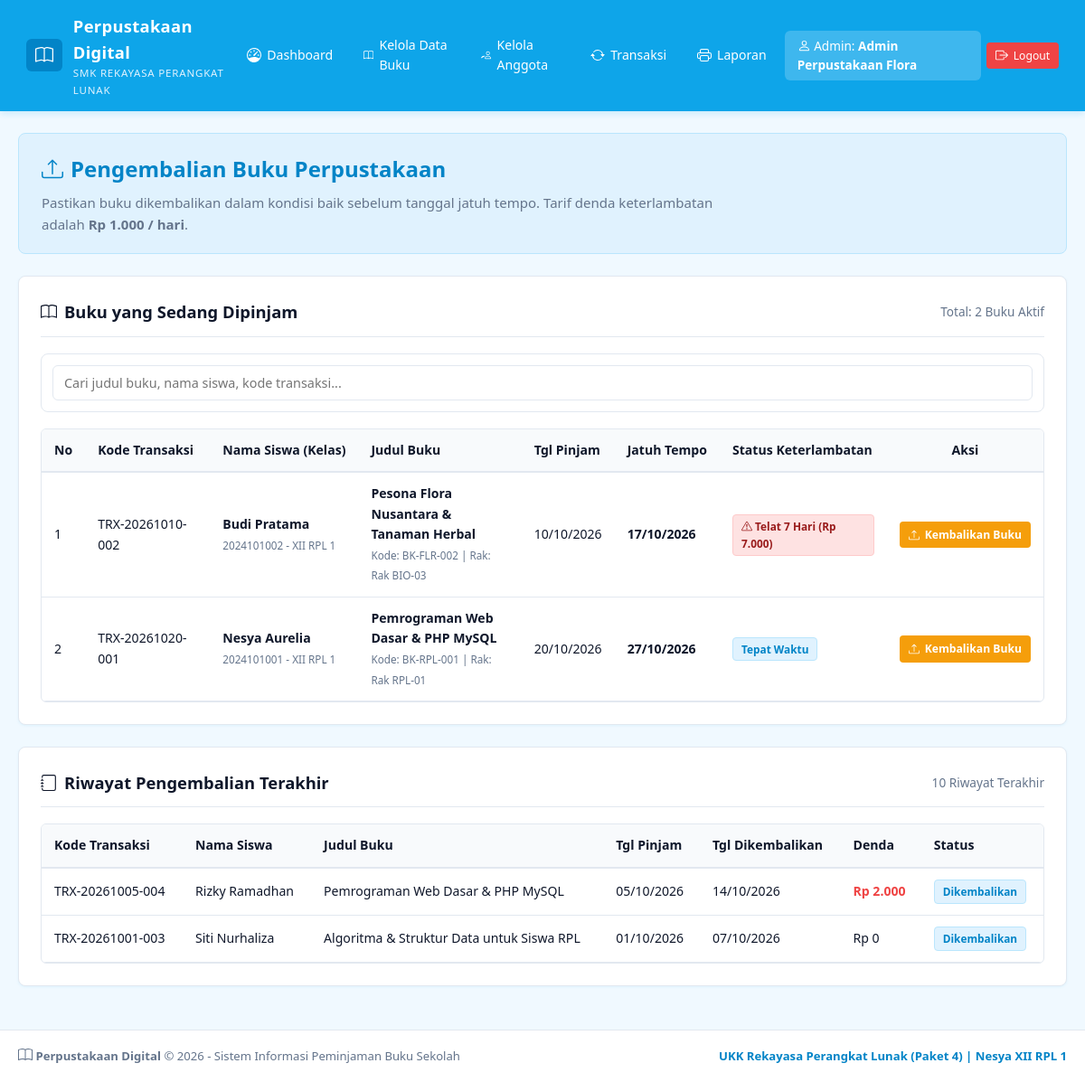
The app's page /pengembalian.php (signed in) with its own data.
### tables this page shows
CREATE TABLE `transaksi` (
  `id_transaksi` INT(11) NOT NULL AUTO_INCREMENT,
  `kode_transaksi` VARCHAR(30) NOT NULL UNIQUE,
  `id_user` INT(11) NOT NULL,
  `id_buku` INT(11) NOT NULL,
  `tgl_pinjam` DATE NOT NULL,
  `tgl_jatuh_tempo` DATE NOT NULL,
  `tgl_kembali` DATE DEFAULT NULL,
  `status` ENUM('menunggu','dipinjam','dikembalikan','ditolak') NOT NULL DEFAULT 'dipinjam',
  `denda` INT(11) NOT NULL DEFAULT 0,
  `catatan` TEXT DEFAULT NULL,
  `created_at` TIMESTAMP NOT NULL DEFAULT CURRENT_TIMESTAMP,
  PRIMARY KEY (`id_transaksi`),
  KEY `id_user` (`id_user`),
  KEY `id_buku` (`id_buku`),
  CONSTRAINT `fk_transaksi_user` FOREIGN KEY (`id_user`) REFERENCES `users` (`id_user`) ON DELETE CASCADE ON UPDATE CASCADE,
  CONSTRAINT `fk_transaksi_buku` FOREIGN KEY (`id_buku`) REFERENCES `buku` (`id_buku`) ON DELETE CASCADE ON UPDATE CASCADE
);

CREATE TABLE `users` (
  `id_user` INT(11) NOT NULL AUTO_INCREMENT,
  `nis_nip` VARCHAR(30) NOT NULL,
  `nama_lengkap` VARCHAR(100) NOT NULL,
  `username` VARCHAR(50) NOT NULL UNIQUE,
  `password` VARCHAR(255) NOT NULL,
  `level` ENUM('admin','siswa') NOT NULL DEFAULT 'siswa',
  `kelas` VARCHAR(20) DEFAULT NULL,
  `jurusan` VARCHAR(50) DEFAULT NULL,
  `telepon` VARCHAR(20) DEFAULT NULL,
  `alamat` TEXT DEFAULT NULL,
  `status_aktif` ENUM('aktif','nonaktif') NOT NULL DEFAULT 'aktif',
  `created_at` TIMESTAMP NOT NULL DEFAULT CURRENT_TIMESTAMP,
  PRIMARY KEY (`id_user`)
);

CREATE TABLE `buku` (
  `id_buku` INT(11) NOT NULL AUTO_INCREMENT,
  `kode_buku` VARCHAR(20) NOT NULL UNIQUE,
  `judul` VARCHAR(150) NOT NULL,
  `id_kategori` INT(11) NOT NULL,
  `pengarang` VARCHAR(100) NOT NULL,
  `penerbit` VARCHAR(100) NOT NULL,
  `tahun_terbit` INT(4) NOT NULL,
  `isbn` VARCHAR(30) DEFAULT NULL,
  `jumlah_buku` INT(5) NOT NULL DEFAULT 1,
  `sisa_buku` INT(5) NOT NULL DEFAULT 1,
  `lokasi_rak` VARCHAR(30) NOT NULL DEFAULT 'Rak A1',
  `deskripsi` TEXT DEFAULT NULL,
  `gambar` VARCHAR(255) DEFAULT 'default-book.png',
  `created_at` TIMESTAMP NOT NULL DEFAULT CURRENT_TIMESTAMP,
  PRIMARY KEY (`id_buku`),
  KEY `id_kategori` (`id_kategori`),
  CONSTRAINT `fk_buku_kategori` FOREIGN KEY (`id_kategori`) REFERENCES `kategori` (`id_kategori`) ON DELETE CASCADE ON UPDATE CASCADE
);

### includes/fungsi.php (called while the page is built, shortened)
<?php
require_once __DIR__ . '/icons.php';
function e($teks) {
    return htmlspecialchars((string)($teks ?? ''));
}
function q($sql) {
    global $koneksi;
    return mysqli_query($koneksi, $sql);
}
function semua($sql) {
    $hasil = q($sql);
    $data = [];
    if ($hasil) {
        while ($baris = mysqli_fetch_assoc($hasil)) {
            $data[] = $baris;
        }
    }
    return $data;
}
function tgl($tanggal, $format = 'd/m/Y') {
    return $tanggal ? date($format, strtotime($tanggal)) : '-';
}
function rp($angka) {
    return 'Rp ' . number_format((int)$angka, 0, ',', '.');
}
function hitung_denda($jatuh_tempo) {
    $hari = max(0, (int)floor((strtotime(date('Y-m-d')) - strtotime($jatuh_tempo)) / 86400));
    return [$hari, $hari * 1000];
}

### pengembalian.php (the view, shortened to what this page needs)
<?php
$role         = $_SESSION['level'];
$user_id      = $_SESSION['id_user'];
$where = $role === 'admin' ? "" : "AND t.id_user = $user_id";
$pinjam = semua("SELECT t.*, u.nama_lengkap, u.nis_nip, u.kelas, b.judul, b.kode_buku, b.lokasi_rak
                 FROM transaksi t
                 JOIN users u ON t.id_user = u.id_user
                 JOIN buku b ON t.id_buku = b.id_buku
                 WHERE t.status = 'dipinjam' $where
                 ORDER BY t.tgl_jatuh_tempo ASC");
$riwayat = semua("SELECT t.*, u.nama_lengkap, b.judul
                  FROM transaksi t
                  JOIN users u ON t.id_user = u.id_user
                  JOIN buku b ON t.id_buku = b.id_buku
                  WHERE t.status = 'dikembalikan' $where
                  ORDER BY t.tgl_kembali DESC LIMIT 10");
require_once __DIR__ . '/includes/header.php';
?>
<div class="flora-hero" style="padding: 20px 25px;">
  <h2><?= bi('upload', 24); ?> Pengembalian Buku Perpustakaan</h2>
  <p>
    Pastikan buku dikembalikan dalam kondisi baik sebelum tanggal jatuh tempo.
    Tarif denda keterlambatan adalah <strong>Rp 1.000 / hari</strong>.
  </p>
</div>
<div class="card">
  <div class="card-header">
    <div class="card-title"><?= bi('book', 18); ?> Buku yang Sedang Dipinjam</div>
    <span style="font-size: 0.85rem; color: var(--text-muted);">
      Total: <?= count($pinjam); ?> Buku Aktif
    </span>
  </div>
  <div class="filter-bar">
    <div class="search-input-wrapper">
      <input type="text" id="tableSearch" class="form-control"
             placeholder="Cari judul buku, nama siswa, kode transaksi...">
    </div>
  </div>
  <div class="table-responsive">
    <table class="live-table">
      <thead>
        <tr>
          <th>No</th>
          <th>Kode Transaksi</th>
          <?php if ($role === 'admin'): ?><th>Nama Siswa (Kelas)</th><?php endif; ?>
          <th>Judul Buku</th>
          <th>Tgl Pinjam</th>
          <th>Jatuh Tempo</th>
          <th>Status Keterlambatan</th>
          <th style="text-align: center;">Aksi</th>
        </tr>
      </thead>
      <tbody>
        <?php if (!$pinjam): ?>
          <tr>
            <td colspan="<?= $role === 'admin' ? 8 : 7; ?>" style="text-align: center; color: var(--text-muted); padding: 25px;">
              Tidak ada buku yang sedang dipinjam saat ini.
            </td>
          </tr>
        <?php else: $no = 1; foreach ($pinjam as $row): ?>
          <?php [$hari, $denda] = hitung_denda($row['tgl_jatuh_tempo']); ?>
          <tr>
            <td><?= $no++; ?></td>
            <td><code><?= e($row['kode_transaksi']); ?></code></td>
            <?php if ($role === 'admin'): ?>
              <td>
                <strong><?= e($row['nama_lengkap']); ?></strong><br>
                <small style="color: var(--text-muted);">
                  <?= e($row['nis_nip']); ?> - <?= e($row['kelas'] ?? '-'); ?>
                </small>
              </td>
            <?php endif; ?>
            <td>
              <strong><?= e($row['judul']); ?></strong><br>
              <small style="color: var(--text-muted);">
                Kode: <?= e($row['kode_buku']); ?> | Rak: <?= e($row['lokasi_rak']); ?>
              </small>
            </td>
            <td><?= tgl($row['tgl_pinjam']); ?></td>
            <td><strong><?= tgl($row['tgl_jatuh_tempo']); ?></strong></td>
            <td>
              <?php if ($hari > 0): ?>
                <span class="badge badge-ditolak">
                  <?= bi('exclamation', 12); ?> Telat <?= $hari; ?> Hari (<?= rp($denda); ?>)
                </span>
              <?php else: ?>
                <span class="badge badge-dikembalikan">Tepat Waktu</span>
              <?php endif; ?>
            </td>
            <td style="text-align: center; white-space: nowrap;">
              <a href="pengembalian.php?id=<?= $row['id_transaksi']; ?>" class="btn btn-warning btn-sm"
                 onclick="return confirm('Proses pengembalian buku ini?');">
                <?= bi('upload', 12); ?> Kembalikan Buku
              </a>
            </td>
          </tr>
        <?php endforeach; endif; ?>
      </tbody>
    </table>
  </div>
</div>
<div class="card">
  <div class="card-header">
    <div class="card-title"><?= bi('journal', 18); ?> Riwayat Pengembalian Terakhir</div>
    <span style="font-size: 0.85rem; color: var(--text-muted);">10 Riwayat Terakhir</span>
  </div>
  <div class="table-responsive">
    <table>
      <thead>
        <tr>
          <th>Kode Transaksi</th>
          <?php if ($role === 'admin'): ?><th>Nama Siswa</th><?php endif; ?>
          <th>Judul Buku</th>
          <th>Tgl Pinjam</th>
          <th>Tgl Dikembalikan</th>
          <th>Denda</th>
          <th>Status</th>
        </tr>
      </thead>
      <tbody>
        <?php if (!$riwayat): ?>
          <tr>
            <td colspan="<?= $role === 'admin' ? 7 : 6; ?>" style="text-align: center; color: var(--text-muted); padding: 20px;">
              Belum ada riwayat pengembalian buku.
            </td>
          </tr>
        <?php else: foreach ($riwayat as $r): ?>
          <tr>
            <td><code><?= e($r['kode_transaksi']); ?></code></td>
            <?php if ($role === 'admin'): ?><td><?= e($r['nama_lengkap']); ?></td><?php endif; ?>
            <td><?= e($r['judul']); ?></td>
            <td><?= tgl($r['tgl_pinjam']); ?></td>
            <td><?= tgl($r['tgl_kembali']); ?></td>
            <td>
              <?= $r['denda'] > 0
                  ? '<strong style="color:var(--danger);">' . rp($r['denda']) . '</strong>'
                  : 'Rp 0'; ?>
            </td>
            <td><span class="badge badge-dikembalikan">Dikembalikan</span></td>
          </tr>
        <?php endforeach; endif; ?>
      </tbody>
    </table>
  </div>
</div>
<?php require_once __DIR__ . '/includes/footer.php'; ?>

### includes/icons.php (shortened to what this page needs)
<?php
function bi($name, $size = 16, $class = '') {
    $class_attr = $class ? ' ' . htmlspecialchars($class) : '';
    $style = "width: {$size}px; height: {$size}px; vertical-align: -0.15em; fill: currentColor; display: inline-block;";
    switch ($name) {
        case 'book':
        case 'buku':
            return '<svg class="bi' . $class_attr . '" style="' . $style . '" viewBox="0 0 16 16"><path d="M1 2.828c.885-.37 2.154-.769 3.388-.893 1.33-.134 2.458.063 3.112.752v9.746c-.935-.53-2.12-.603-3.213-.493-1.18.12-2.37.461-3.287.811V2.828zm7.5-.141c.654-.689 1.782-.886 3.112-.752 1.234.124 2.503.523 3.388.893v9.923c-.918-.35-2.107-.692-3.287-.81-1.094-.111-2.278-.039-3.213.492V2.687zM8 1.783C7.015.936 5.587.81 4.287.94c-1.514.153-3.042.672-3.994 1.105A.5.5 0 0 0 0 2.5v11a.5.5 0 0 0 .707.455c.882-.4 2.303-.881 3.68-1.02 1.409-.142 2.59.087 3.223.877a.5.5 0 0 0 .78 0c.633-.79 1.814-1.019 3.222-.877 1.378.139 2.8.62 3.681 1.02A.5.5 0 0 0 16 13.5v-11a.5.5 0 0 0-.293-.455c-.952-.433-2.48-.952-3.994-1.105C10.413.809 8.985.936 8 1.783z"/></svg>';
        case 'journal':
            return '<svg class="bi' . $class_attr . '" style="' . $style . '" viewBox="0 0 16 16"><path d="M3 0h10a2 2 0 0 1 2 2v12a2 2 0 0 1-2 2H3a2 2 0 0 1-2-2v-1h1v1a1 1 0 0 0 1 1h10a1 1 0 0 0 1-1V2a1 1 0 0 0-1-1H3a1 1 0 0 0-1 1v1H1V2a2 2 0 0 1 2-2z"/><path d="M1 5v-.5a.5.5 0 0 1 1 0V5h.5a.5.5 0 0 1 0 1h-2a.5.5 0 0 1 0-1H1zm0 3v-.5a.5.5 0 0 1 1 0V8h.5a.5.5 0 0 1 0 1h-2a.5.5 0 0 1 0-1H1zm0 3v-.5a.5.5 0 0 1 1 0v.5h.5a.5.5 0 0 1 0 1h-2a.5.5 0 0 1 0-1H1z"/></svg>';
        case 'dashboard':
        case 'speedometer':
            return '<svg class="bi' . $class_attr . '" style="' . $style . '" viewBox="0 0 16 16"><path d="M8 2a.5.5 0 0 1 .5.5V4a.5.5 0 0 1-1 0V2.5A.5.5 0 0 1 8 2zM3.732 3.732a.5.5 0 0 1 .707 0l.915.914a.5.5 0 1 1-.708.708l-.914-.915a.5.5 0 0 1 0-.707zM2 8a.5.5 0 0 1 .5-.5h1.586a.5.5 0 0 1 0 1H2.5A.5.5 0 0 1 2 8zm9.5 0a.5.5 0 0 1 .5-.5h1.5a.5.5 0 0 1 0 1H12a.5.5 0 0 1-.5-.5zm.754-4.246a.389.389 0 0 0-.527-.02L7.547 7.31A.91.91 0 1 0 8.85 8.569l3.434-4.297a.389.389 0 0 0-.029-.518z"/><path fill-rule="evenodd" d="M6.664 15.889A8 8 0 1 1 9.336.11a8 8 0 0 1-2.672 15.78zm-4.665-4.283A11.945 11.945 0 0 1 8 10c2.186 0 4.236.585 6.001 1.606a7 7 0 1 0-12.002 0z"/></svg>';
        case 'people':
        case 'anggota':
            return '<svg class="bi' . $class_attr . '" style="' . $style . '" viewBox="0 0 16 16"><path d="M15 14s1 0 1-1-1-4-5-4-5 3-5 4 1 1 1 1h8Zm-7.978-1A.261.261 0 0 1 7 12.996c.001-.264.167-1.03.76-1.72C8.312 10.629 9.282 10 11 10c1.717 0 2.687.63 3.24 1.276.593.69.758 1.457.76 1.72l-.008.002a.274.274 0 0 1-.014.002H7.022ZM11 7a2 2 0 1 0 0-4 2 2 0 0 0 0 4Zm3-2a3 3 0 1 1-6 0 3 3 0 0 1 6 0ZM6.936 9.28a5.88 5.88 0 0 0-1.23-.247A7.35 7.35 0 0 0 5 9c-4 0-5 3-5 4 1 1 1 1h4.216A2.238 2.238 0 0 1 5 13c0-1.01.377-2.042 1.09-2.904.243-.294.526-.569.846-.816ZM4.92 10A5.493 5.493 0 0 0 4 13H1c0-.26.164-1.03.76-1.724.545-.636 1.492-1.256 3.16-1.275ZM1.5 5.5a3 3 0 1 1 6 0 3 3 0 0 1-6 0Zm3-2a2 2 0 1 0 0 4 2 2 0 0 0 0-4Z"/></svg>';
        case 'person':
        case 'user':
            return '<svg class="bi' . $class_attr . '" style="' . $style . '" viewBox="0 0 16 16"><path d="M8 8a3 3 0 1 0 0-6 3 3 0 0 0 0 6Zm2-3a2 2 0 1 1-4 0 2 2 0 0 1 4 0Zm4 8c0 1-1 1-1 1H3s-1 0-1-1 1-4 6-4 6 3 6 4Zm-1-.004c-.001-.246-.154-.986-.832-1.664C11.516 10.68 10.289 10 8 10c-2.29 0-3.516.68-4.168 1.332-.678.678-.83 1.418-.832 1.664h10Z"/></svg>';
        case 'arrow-repeat':
        case 'transaksi':
            return '<svg class="bi' . $class_attr . '" style="' . $style . '" viewBox="0 0 16 16"><path d="M11.534 7h3.932a.25.25 0 0 1 .192.41l-1.966 2.36a.25.25 0 0 1-.384 0l-1.966-2.36a.25.25 0 0 1 .192-.41zm-11 2h3.932a.25.25 0 0 0 .192-.41L2.692 6.23a.25.25 0 0 0-.384 0L.342 8.59A.25.25 0 0 0 .534 9z"/><path fill-rule="evenodd" d="M8 3c-1.552 0-2.94.707-3.857 1.818a.5.5 0 1 1-.771-.636A6.002 6.002 0 0 1 13.917 7H12.9A5.002 5.002 0 0 0 8 3zM3.1 9a5.002 5.002 0 0 0 8.757 2.182.5.5 0 1 1 .771.636A6.002 6.002 0 0 1 2.083 9H3.1z"/></svg>';
        case 'printer':
        case 'laporan':
            return '<svg class="bi' . $class_attr . '" style="' . $style . '" viewBox="0 0 16 16"><path d="M2.5 8a.5.5 0 1 0 0-1 .5.5 0 0 0 0 1z"/><path d="M5 1a2 2 0 0 0-2 2v2H2a2 2 0 0 0-2 2v3a2 2 0 0 0 2 2h1v1a2 2 0 0 0 2 2h6a2 2 0 0 0 2-2v-1h1a2 2 0 0 0 2-2V7a2 2 0 0 0-2-2h-1V3a2 2 0 0 0-2-2H5zM4 3a1 1 0 0 1 1-1h6a1 1 0 0 1 1 1v2H4V3zm1 5a2 2 0 0 0-2 2v1H2a1 1 0 0 1-1-1V7a1 1 0 0 1 1-1h12a1 1 0 0 1 1 1v3a1 1 0 0 1-1 1h-1v-1a2 2 0 0 0-2-2H5zm7 2v3a1 1 0 0 1-1 1H5a1 1 0 0 1-1-1v-3a1 1 0 0 1 1-1h6a1 1 0 0 1 1 1z"/></svg>';
        case 'box-arrow-right':
        case 'logout':
            return '<svg class="bi' . $class_attr . '" style="' . $style . '" viewBox="0 0 16 16"><path fill-rule="evenodd" d="M10 12.5a.5.5 0 0 1-.5.5h-8a.5.5 0 0 1-.5-.5v-9a.5.5 0 0 1 .5-.5h8a.5.5 0 0 1 .5.5v2a.5.5 0 0 0 1 0v-2A1.5 1.5 0 0 0 9.5 2h-8A1.5 1.5 0 0 0 0 3.5v9A1.5 1.5 0 0 0 1.5 14h8a1.5 1.5 0 0 0 1.5-1.5v-2a.5.5 0 0 0-1 0v2z"/><path fill-rule="evenodd" d="M15.854 8.354a.5.5 0 0 0 0-.708l-3-3a.5.5 0 0 0-.708.708L14.293 7.5H5.5a.5.5 0 0 0 0 1h8.793l-2.147 2.146a.5.5 0 0 0 .708.708l3-3z"/></svg>';
        case 'upload':
        case 'kembali':
            return '<svg class="bi' . $class_attr . '" style="' . $style . '" viewBox="0 0 16 16"><path d="M.5 9.9a.5.5 0 0 1 .5.5v2.5a1 1 0 0 0 1 1h12a1 1 0 0 0 1-1v-2.5a.5.5 0 0 1 1 0v2.5a2 2 0 0 1-2 2H2a2 2 0 0 1-2-2v-2.5a.5.5 0 0 1 .5-.5z"/><path d="M7.646 1.146a.5.5 0 0 1 .708 0l3 3a.5.5 0 0 1-.708.708L8.5 2.707V11.5a.5.5 0 0 1-1 0V2.707L5.354 4.854a.5.5 0 1 1-.708-.708l3-3z"/></svg>';
        case 'exclamation':
        case 'warning':
            return '<svg class="bi' . $class_attr . '" style="' . $style . '" viewBox="0 0 16 16"><path d="M7.938 2.016A.13.13 0 0 1 8.002 2a.13.13 0 0 1 .063.016.146.146 0 0 1 .054.057l6.857 11.667c.036.06.035.124.002.183a.163.163 0 0 1-.054.06.116.116 0 0 1-.066.017H1.146a.115.115 0 0 1-.066-.017.163.163 0 0 1-.054-.06.176.176 0 0 1 .002-.183L7.884 2.073a.147.147 0 0 1 .054-.057zm1.044-.45a1.13 1.13 0 0 0-1.96 0L.165 13.233c-.457.778.091 1.767.98 1.767h13.713c.889 0 1.438-.99.98-1.767L8.982 1.566z"/><path d="M7.002 12a1 1 0 1 1 2 0 1 1 0 0 1-2 0zM7.1 5.995a.905.905 0 1 1 1.8 0l-.35 3.507a.552.552 0 0 1-1.1 0L7.1 5.995z"/></svg>';
    }
}
?>

### records on screen
transaksi: kode_transaksi "TRX-20261010-002", id_user.nama_lengkap "Budi Pratama", id_user.nis_nip "2024101002", id_user.kelas "XII RPL 1", id_buku.judul "Pesona Flora Nusantara & Tanaman Herbal", id_buku.kode_buku "BK-FLR-002", id_buku.lokasi_rak "Rak BIO-03", tgl_pinjam "10/10/2026", tgl_jatuh_tempo "17/10/2026", hari "7", denda "Rp 7.000"
transaksi: kode_transaksi "TRX-20261020-001", id_user.nama_lengkap "Nesya Aurelia", id_user.nis_nip "2024101001", id_user.kelas "XII RPL 1", id_buku.judul "Pemrograman Web Dasar & PHP MySQL", id_buku.kode_buku "BK-RPL-001", id_buku.lokasi_rak "Rak RPL-01", tgl_pinjam "20/10/2026", tgl_jatuh_tempo "27/10/2026", shows "Tepat Waktu"
transaksi: kode_transaksi "TRX-20261005-004", id_user.nama_lengkap "Rizky Ramadhan", id_buku.judul "Pemrograman Web Dasar & PHP MySQL", tgl_pinjam "05/10/2026", tgl_kembali "14/10/2026", denda "Rp 2.000"
transaksi: kode_transaksi "TRX-20261001-003", id_user.nama_lengkap "Siti Nurhaliza", id_buku.judul "Algoritma & Struktur Data untuk Siswa RPL", tgl_pinjam "01/10/2026", tgl_kembali "07/10/2026", denda "Rp 0"

### other values on screen
$label "Dashboard"
$label "Kelola Data Buku"
$label "Kelola Anggota"
$label "Transaksi"
$label "Laporan"
$nama "Admin Perpustakaan Flora"
count($pinjam) "2"
